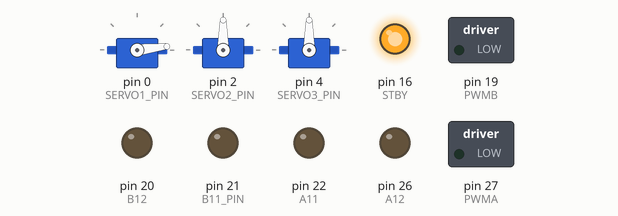
Simulated run of this sketch. Board: Arduino Mega 2560, built with avr-gcc and run on an emulated ATmega2560. Shown: 3 × servo, switched loads named in the sketch (green lamp = pin HIGH), output pins drawn as LEDs (lit = HIGH).

Above: at 0.15 s.
At 16.6 s:
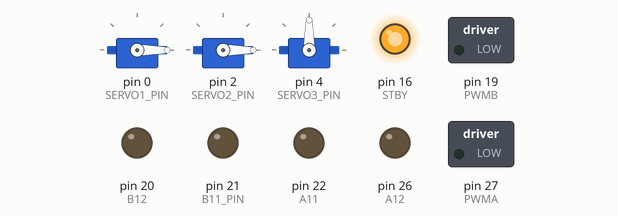
At 25.4 s:
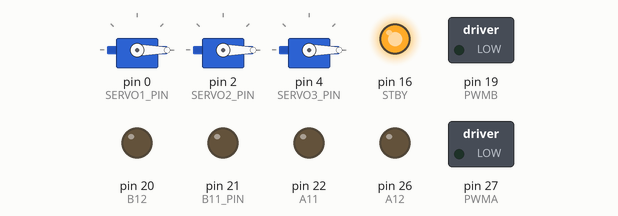
At 26.4 s:
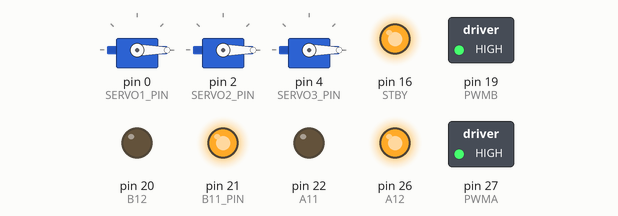
At 29.4 s:
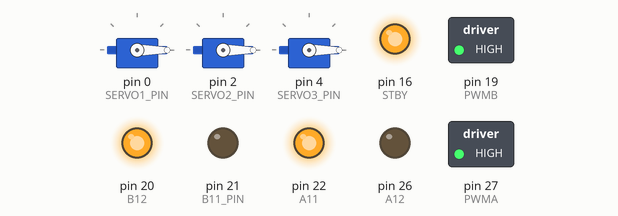
At 31.4 s:
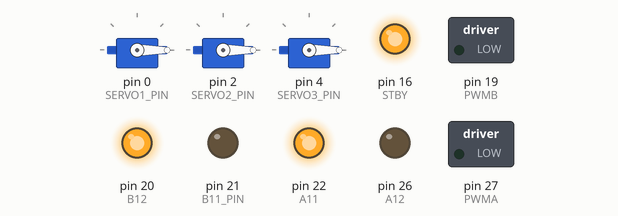
Timing chart, 0 to 40.0 s (numbered marks = the images above):
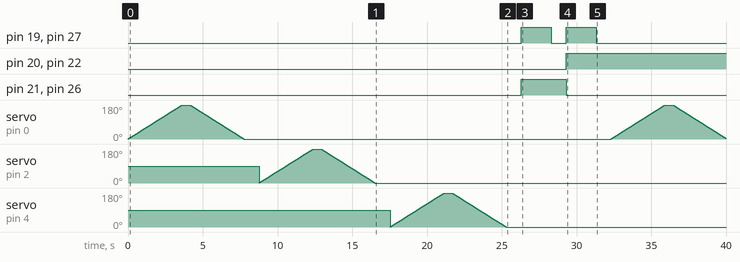

The sketch:

ElectronicsTest.ino
```cpp
#include <Servo.h>

// Define servo motor pins
const int SERVO1_PIN = 0;
const int SERVO2_PIN = 2;
const int SERVO3_PIN = 4;

// Define motor driver pins
const int PWMA = 27;
const int A12 = 26;
const int A11 = 22;
const int STBY = 16;
const int B11_PIN = 21; // Renamed from B11 to B11_PIN
const int B12 = 20;
const int PWMB = 19;

Servo servo1, servo2, servo3;

void setup() {
    Serial.begin(9600);

    // Attach servos
    servo1.attach(SERVO1_PIN);
    servo2.attach(SERVO2_PIN);
    servo3.attach(SERVO3_PIN);

    // Set motor driver pins as outputs
    pinMode(PWMA, OUTPUT);
    pinMode(A12, OUTPUT);
    pinMode(A11, OUTPUT);
    pinMode(STBY, OUTPUT);
    pinMode(B11_PIN, OUTPUT); // Updated name here
    pinMode(B12, OUTPUT);
    pinMode(PWMB, OUTPUT);

    digitalWrite(STBY, HIGH); // Ensure motors are enabled
}

void loop() {
    // Sweep each servo one after another
    sweepServo(servo1);
    delay(1000);

    sweepServo(servo2);
    delay(1000);

    sweepServo(servo3);
    delay(1000);

    // Run the motors forward
    runMotors(true);
    delay(2000);

    // Stop motors
    stopMotors();
    delay(1000);

    // Run the motors backward
    runMotors(false);
    delay(2000);

    // Stop motors
    stopMotors();
    delay(1000);
}

// Function to sweep a servo from 0 to 180 and back
void sweepServo(Servo &servo) {
    for (int i = 0; i <= 180; i++) {
        servo.write(i);
        delay(20);
    }

    delay(500);

    for (int i = 180; i >= 0; i--) {
        servo.write(i);
        delay(20);
    }
}

// Function to run motors forward or backward
void runMotors(bool forward) {
    digitalWrite(STBY, HIGH); // Ensure motors are enabled

    if (forward) {
        // Motor A forward
        digitalWrite(A11, LOW);
        digitalWrite(A12, HIGH);

        // Motor B forward
        digitalWrite(B11_PIN, HIGH);
        digitalWrite(B12, LOW);
    } else {
        // Motor A backward
        digitalWrite(A11, HIGH);
        digitalWrite(A12, LOW);

        // Motor B backward
        digitalWrite(B11_PIN, LOW);
        digitalWrite(B12, HIGH);
    }

    analogWrite(PWMA, 255);
    analogWrite(PWMB, 255);
}

// Function to stop motors
void stopMotors() {
    analogWrite(PWMA, 0);
    analogWrite(PWMB, 0);
}
```

Measured:
- by itself, pin 20 (B12), pin 22 (A11): LOW → HIGH at 29.3 s
- by itself, pin 21 (B11_PIN), pin 26 (A12): LOW → HIGH at 26.3 s, → LOW 3.0 s later
- by itself, pin 19 (PWMB), pin 27 (PWMA): LOW → HIGH at 26.3 s, → LOW 2.0 s later, → HIGH 1.0 s later, → LOW 2.0 s later, … (4 changes in this stretch)
